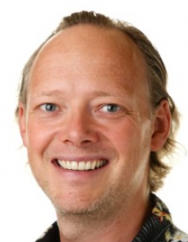
#> input picture Python/Billleder/image.png, 188 x 242 px, found by its file name
$ python mainDebug.py
#> lines starting #> are read from the running program, lines starting #| are printed output that depends on the picture
import numpy as np
from PIL import Image
import cv2

image1 = 'image.png'
img = Image.open(image1)
#> img is the input picture: PIL image 188x242 RGB; mean R, G, B 198.2, 165.3, 148.5
im = cv2.imread(image1)
img.show()
pixel_map = img.load()

# Ensure the image is loaded correctly
if img is None or im is None:
    raise ValueError("Image not loaded correctly")

# Loop through the image with adjusted ranges to avoid out-of-bounds errors
for x in range(im.shape[1]):
    for y in range(im.shape[0]):
        cords = (x, y)
        print(cords)
        pixel = img.getpixel(cords)
        print(pixel)
        rTotal =[]; gTotal = []; bTotal = []
        for i in range(0,5):
            for j in range(0,5):
                loopCordsx = ((x - 2) + i)
                loopCordsy = ((y - 2) + j)
                if loopCordsx < 0:
                    rTotal.append(0)
                    gTotal.append(0)
                    bTotal.append(0)
                    continue
                if loopCordsy < 0:
                    rTotal.append(0)
                    gTotal.append(0)
                    bTotal.append(0)
                    continue
                if loopCordsx >= img.width:
                    loopCordsx = img.width - 1
                if loopCordsy >= img.height:
                    loopCordsy = img.height - 1
                r, g, b = img.getpixel((loopCordsx, loopCordsy))
                rTotal.append(r)
                gTotal.append(g)
                bTotal.append(b)
        pixel_map[x, y] = (int(sum(rTotal)/len(rTotal)), int(sum(gTotal)/len(gTotal)), int(sum(bTotal)/len(bTotal)))
img.show()
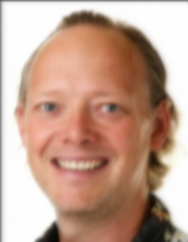
#> shown: PIL image 188x242 RGB; mean R, G, B 194.7, 161.8, 145
